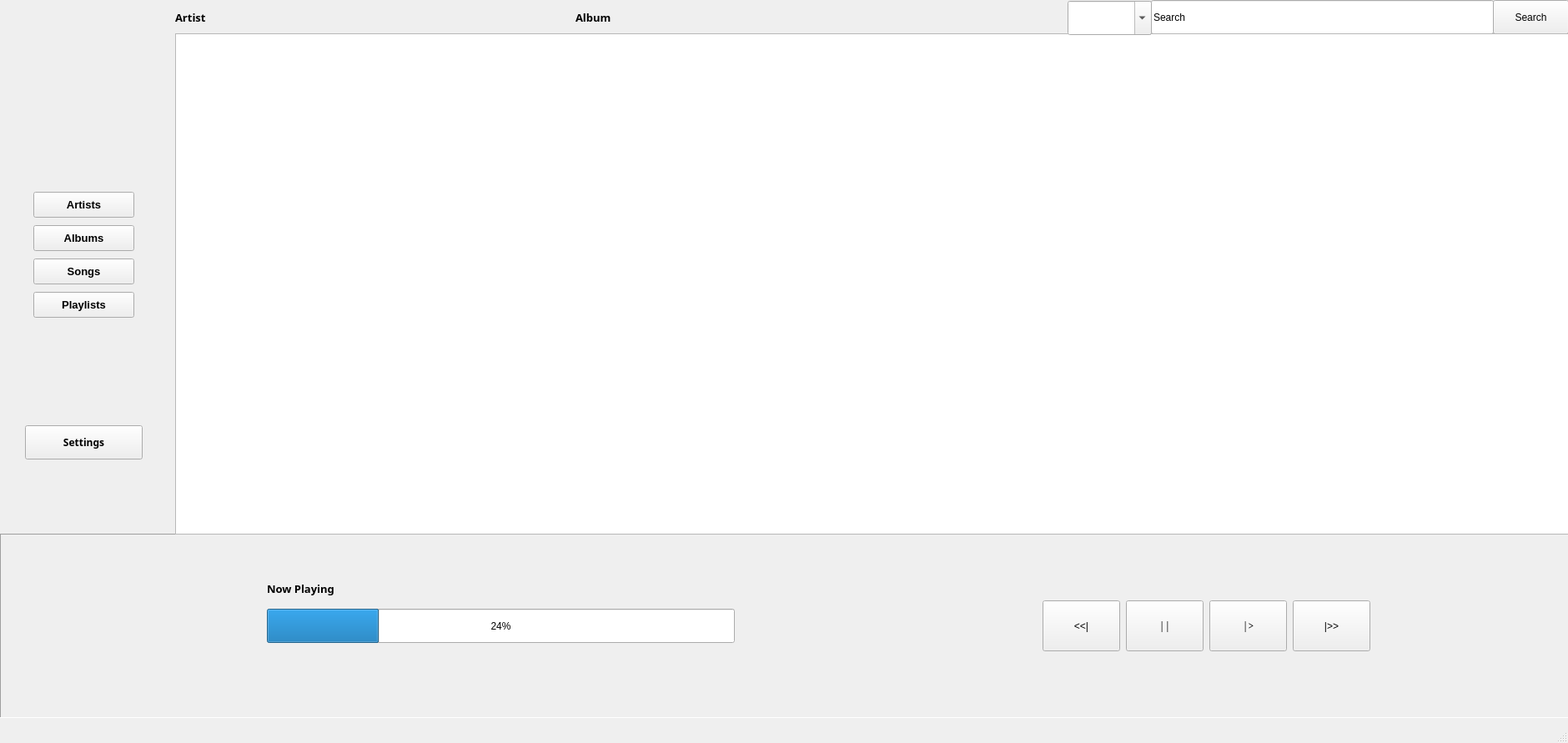
<?xml version="1.0" encoding="UTF-8"?>
<ui version="4.0">
 <class>MainWindow</class>
 <widget class="QMainWindow" name="MainWindow">
  <property name="geometry">
   <rect>
    <x>0</x>
    <y>0</y>
    <width>1880</width>
    <height>891</height>
   </rect>
  </property>
  <property name="windowTitle">
   <string>MainWindow</string>
  </property>
  <widget class="QWidget" name="centralwidget">
   <widget class="QFrame" name="fr_playbar">
    <property name="geometry">
     <rect>
      <x>0</x>
      <y>640</y>
      <width>1881</width>
      <height>221</height>
     </rect>
    </property>
    <property name="frameShape">
     <enum>QFrame::Panel</enum>
    </property>
    <property name="frameShadow">
     <enum>QFrame::Sunken</enum>
    </property>
    <property name="lineWidth">
     <number>1</number>
    </property>
    <widget class="QPushButton" name="btn_back">
     <property name="geometry">
      <rect>
       <x>1250</x>
       <y>80</y>
       <width>93</width>
       <height>61</height>
      </rect>
     </property>
     <property name="text">
      <string>&lt;&lt;|</string>
     </property>
    </widget>
    <widget class="QPushButton" name="btn_play">
     <property name="geometry">
      <rect>
       <x>1450</x>
       <y>80</y>
       <width>93</width>
       <height>61</height>
      </rect>
     </property>
     <property name="font">
      <font>
       <family>Elephant</family>
       <pointsize>9</pointsize>
       <weight>50</weight>
       <bold>false</bold>
      </font>
     </property>
     <property name="text">
      <string>|&gt;</string>
     </property>
    </widget>
    <widget class="QPushButton" name="btn_forward">
     <property name="geometry">
      <rect>
       <x>1550</x>
       <y>80</y>
       <width>93</width>
       <height>61</height>
      </rect>
     </property>
     <property name="text">
      <string>|&gt;&gt;</string>
     </property>
    </widget>
    <widget class="QLabel" name="lbl_nowplaying">
     <property name="geometry">
      <rect>
       <x>320</x>
       <y>40</y>
       <width>371</width>
       <height>51</height>
      </rect>
     </property>
     <property name="font">
      <font>
       <family>Arial Black</family>
       <pointsize>10</pointsize>
       <weight>75</weight>
       <bold>true</bold>
      </font>
     </property>
     <property name="text">
      <string>Now Playing</string>
     </property>
    </widget>
    <widget class="QProgressBar" name="prg_nowplaying">
     <property name="geometry">
      <rect>
       <x>320</x>
       <y>90</y>
       <width>561</width>
       <height>41</height>
      </rect>
     </property>
     <property name="value">
      <number>24</number>
     </property>
    </widget>
    <widget class="QLabel" name="lbl_vinylpic">
     <property name="geometry">
      <rect>
       <x>20</x>
       <y>40</y>
       <width>131</width>
       <height>121</height>
      </rect>
     </property>
     <property name="text">
      <string/>
     </property>
     <property name="pixmap">
      <pixmap>../../Users/richa/OneDrive/Pictures/img/paomedia_small_n_flat_disc_vinyl__1_-1.png</pixmap>
     </property>
     <property name="openExternalLinks">
      <bool>false</bool>
     </property>
    </widget>
    <widget class="QPushButton" name="btn_pause">
     <property name="geometry">
      <rect>
       <x>1350</x>
       <y>80</y>
       <width>93</width>
       <height>61</height>
      </rect>
     </property>
     <property name="font">
      <font>
       <family>Elephant</family>
       <pointsize>9</pointsize>
       <weight>50</weight>
       <bold>false</bold>
      </font>
     </property>
     <property name="text">
      <string>||</string>
     </property>
    </widget>
   </widget>
   <widget class="QPushButton" name="btn_settings">
    <property name="geometry">
     <rect>
      <x>30</x>
      <y>510</y>
      <width>141</width>
      <height>41</height>
     </rect>
    </property>
    <property name="font">
     <font>
      <family>Arial Black</family>
      <weight>75</weight>
      <bold>true</bold>
     </font>
    </property>
    <property name="text">
     <string>Settings</string>
    </property>
   </widget>
   <widget class="QLineEdit" name="inp_search">
    <property name="geometry">
     <rect>
      <x>1380</x>
      <y>0</y>
      <width>411</width>
      <height>41</height>
     </rect>
    </property>
    <property name="text">
     <string>Search</string>
    </property>
   </widget>
   <widget class="QPushButton" name="btn_search">
    <property name="geometry">
     <rect>
      <x>1790</x>
      <y>0</y>
      <width>91</width>
      <height>41</height>
     </rect>
    </property>
    <property name="text">
     <string>Search</string>
    </property>
   </widget>
   <widget class="QTableView" name="tbl_songs">
    <property name="geometry">
     <rect>
      <x>210</x>
      <y>40</y>
      <width>1671</width>
      <height>601</height>
     </rect>
    </property>
    <property name="editTriggers">
     <set>QAbstractItemView::NoEditTriggers</set>
    </property>
    <property name="selectionBehavior">
     <enum>QAbstractItemView::SelectRows</enum>
    </property>
    <property name="showGrid">
     <bool>true</bool>
    </property>
    <attribute name="horizontalHeaderVisible">
     <bool>false</bool>
    </attribute>
    <attribute name="horizontalHeaderCascadingSectionResizes">
     <bool>false</bool>
    </attribute>
    <attribute name="horizontalHeaderDefaultSectionSize">
     <number>200</number>
    </attribute>
    <attribute name="horizontalHeaderHighlightSections">
     <bool>false</bool>
    </attribute>
    <attribute name="horizontalHeaderShowSortIndicator" stdset="0">
     <bool>true</bool>
    </attribute>
    <attribute name="horizontalHeaderStretchLastSection">
     <bool>true</bool>
    </attribute>
    <attribute name="verticalHeaderVisible">
     <bool>false</bool>
    </attribute>
    <attribute name="verticalHeaderHighlightSections">
     <bool>false</bool>
    </attribute>
   </widget>
   <widget class="QPushButton" name="btn_artists">
    <property name="geometry">
     <rect>
      <x>40</x>
      <y>230</y>
      <width>121</width>
      <height>31</height>
     </rect>
    </property>
    <property name="font">
     <font>
      <family>Arial</family>
      <pointsize>10</pointsize>
      <weight>75</weight>
      <bold>true</bold>
     </font>
    </property>
    <property name="text">
     <string>Artists</string>
    </property>
   </widget>
   <widget class="QPushButton" name="btn_albums">
    <property name="geometry">
     <rect>
      <x>40</x>
      <y>270</y>
      <width>121</width>
      <height>31</height>
     </rect>
    </property>
    <property name="font">
     <font>
      <family>Arial</family>
      <pointsize>10</pointsize>
      <weight>75</weight>
      <bold>true</bold>
     </font>
    </property>
    <property name="text">
     <string>Albums</string>
    </property>
   </widget>
   <widget class="QPushButton" name="btn_songs">
    <property name="geometry">
     <rect>
      <x>40</x>
      <y>310</y>
      <width>121</width>
      <height>31</height>
     </rect>
    </property>
    <property name="font">
     <font>
      <family>Arial</family>
      <pointsize>10</pointsize>
      <weight>75</weight>
      <bold>true</bold>
     </font>
    </property>
    <property name="text">
     <string>Songs</string>
    </property>
   </widget>
   <widget class="QLabel" name="lbl_artist">
    <property name="geometry">
     <rect>
      <x>210</x>
      <y>0</y>
      <width>201</width>
      <height>41</height>
     </rect>
    </property>
    <property name="font">
     <font>
      <family>Arial Black</family>
      <pointsize>10</pointsize>
      <weight>75</weight>
      <bold>true</bold>
     </font>
    </property>
    <property name="text">
     <string>Artist</string>
    </property>
   </widget>
   <widget class="QLabel" name="lbl_artist_2">
    <property name="geometry">
     <rect>
      <x>690</x>
      <y>0</y>
      <width>201</width>
      <height>41</height>
     </rect>
    </property>
    <property name="font">
     <font>
      <family>Arial Black</family>
      <pointsize>10</pointsize>
      <weight>75</weight>
      <bold>true</bold>
     </font>
    </property>
    <property name="text">
     <string>Album</string>
    </property>
   </widget>
   <widget class="QPushButton" name="btn_playlists">
    <property name="geometry">
     <rect>
      <x>40</x>
      <y>350</y>
      <width>121</width>
      <height>31</height>
     </rect>
    </property>
    <property name="font">
     <font>
      <family>Arial</family>
      <pointsize>10</pointsize>
      <weight>75</weight>
      <bold>true</bold>
     </font>
    </property>
    <property name="text">
     <string>Playlists</string>
    </property>
   </widget>
   <widget class="QComboBox" name="drp_search">
    <property name="geometry">
     <rect>
      <x>1280</x>
      <y>1</y>
      <width>101</width>
      <height>41</height>
     </rect>
    </property>
    <property name="autoFillBackground">
     <bool>false</bool>
    </property>
    <property name="editable">
     <bool>true</bool>
    </property>
    <property name="currentText">
     <string/>
    </property>
    <property name="currentIndex">
     <number>-1</number>
    </property>
    <property name="frame">
     <bool>true</bool>
    </property>
   </widget>
  </widget>
  <widget class="QMenuBar" name="menubar">
   <property name="geometry">
    <rect>
     <x>0</x>
     <y>0</y>
     <width>1880</width>
     <height>26</height>
    </rect>
   </property>
  </widget>
  <widget class="QStatusBar" name="statusbar"/>
 </widget>
 <resources/>
 <connections/>
</ui>
